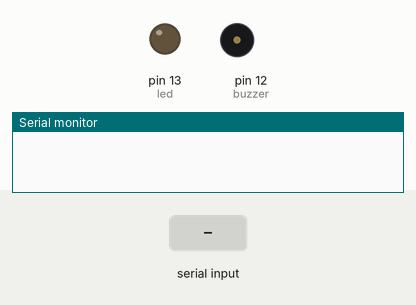
Simulated run of this sketch. Board: Arduino Uno, built with avr-gcc and run on an emulated ATmega328P. Parts: output pins drawn as LEDs (lit = HIGH), buzzer (waves = sounding), the last lines printed to the serial monitor. Dashed ring = blinking. The test bench sets the inputs (shaded band).

Above: at 1.2 s.
1.3 s: "1" received over Serial
At 2.1 s:
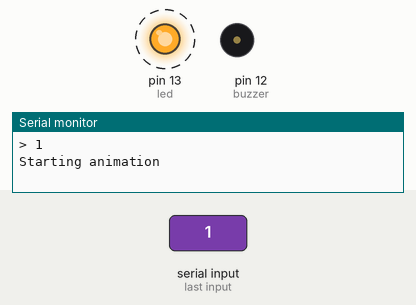
Timing chart, 0 to 10.3 s (numbered marks = the images above; inputs shaded):
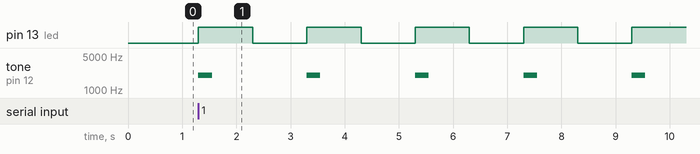

The sketch:

signal.ino
```cpp
#define led 13          //pin to be used for the red led
#define buzzer 12       //pin to be used for the Piezo buzzer

char data = 0;

void setup(){
    pinMode(led, OUTPUT);
    pinMode(buzzer, OUTPUT);
    Serial.begin(9600);
}

void animation(){
    Serial.println("Starting animation");
    /*Let the animation go on for 10 times*/
    for(unsigned char x=0; x<10; x++){
        digitalWrite(led, HIGH);
        tone(buzzer, 2000, 250);
        delay(1000);
        digitalWrite(led, LOW);
        noTone(buzzer);
        delay(1000);
    }
    Serial.println("Ending animation");
}

void loop(){
    if(Serial.available() > 0){
        data = Serial.read();       //read the data from the module if available
        Serial.print("> ");         //user entered commands will contain that prompt on the monitor
        Serial.println(data);
        if (data == '1') {
            animation();
        }
        else {
            Serial.println("Waiting...");
            digitalWrite(led, LOW);
        }
    }
}
```

Measured:
- after the input at 1.3 s, pin 13 (led): alternates HIGH for 1.0 s and LOW for 1.0 s, starting at once; tone on pin 12 (buzzer): alternates 2000 Hz for 0.25 s and silent for 1.8 s, starting at once
